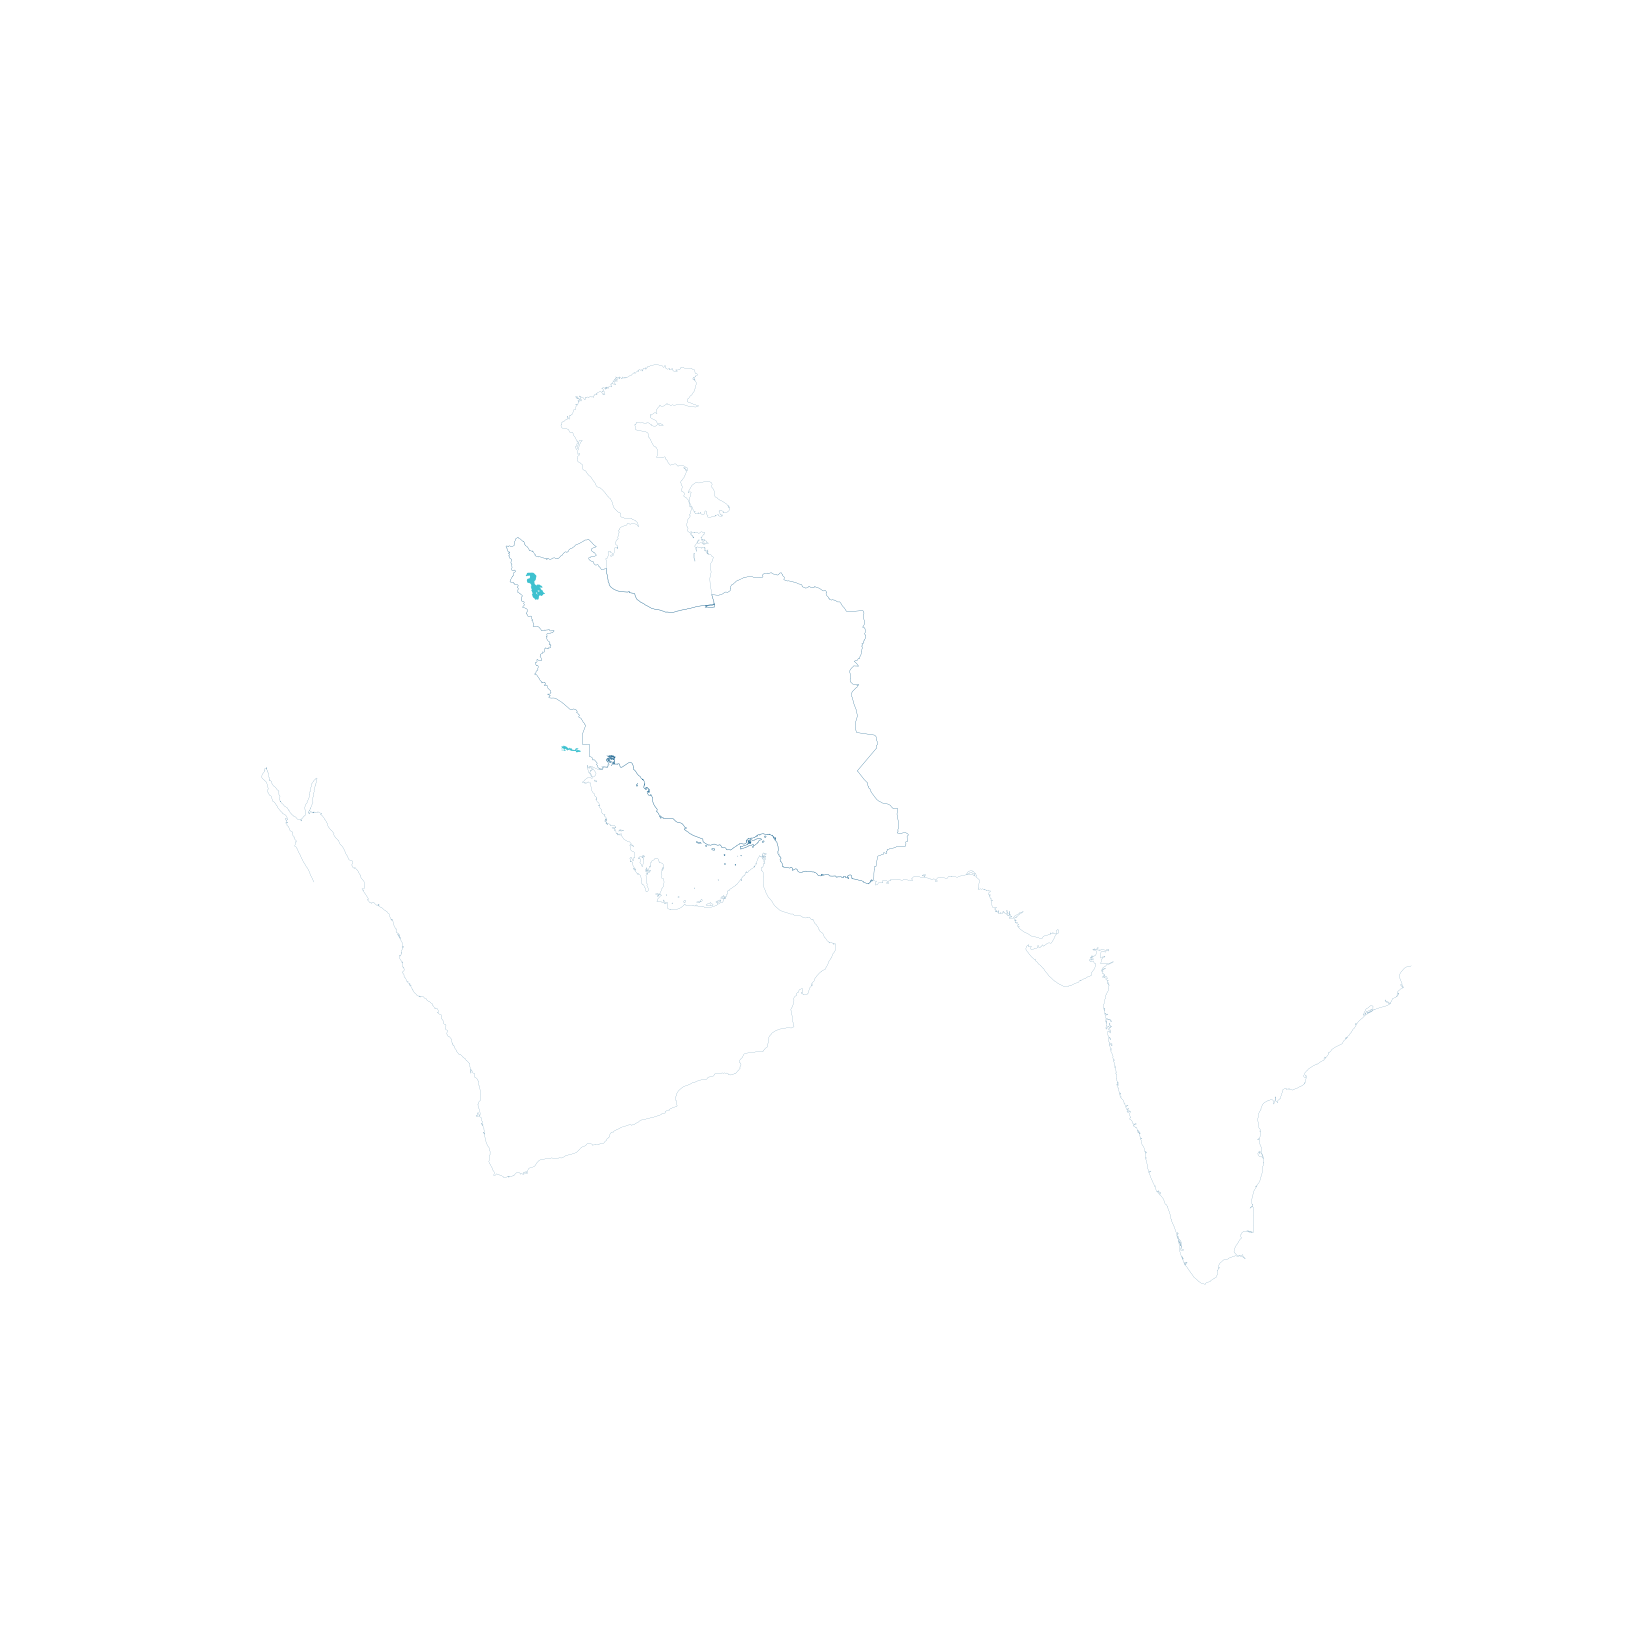

Generate this figure with Python:
import geopandas as gpd
import matplotlib.pyplot as plt

# Load the Level 0 shapefile for Iran
iran_shapefile = r'path_to_\gadm41_IRN_0.shp'
iran_gdf = gpd.read_file(iran_shapefile)

# Load additional shapefiles for water bodies
lakes_shapefile = r'path_to_\ne_10m_lakes.shp'
coastline_shapefile = r'path_to_\ne_10m_coastline.shp'

lakes_gdf = gpd.read_file(lakes_shapefile)
coastline_gdf = gpd.read_file(coastline_shapefile)

# Define a custom bounding box to include the Persian Gulf and the Gulf of Oman
custom_bbox = [44.0, 24.0, 63.0, 40.0]  # [min_lon, min_lat, max_lon, max_lat]

# Clip lakes and coastlines to the custom bounding box
lakes_clipped = lakes_gdf.cx[custom_bbox[0]:custom_bbox[2], custom_bbox[1]:custom_bbox[3]]
coastline_clipped = coastline_gdf.cx[custom_bbox[0]:custom_bbox[2], custom_bbox[1]:custom_bbox[3]]

# Create a plot
fig, ax = plt.subplots(figsize=(17, 17))
iran_gdf.boundary.plot(ax=ax, linewidth=0.2, color='#005282')  # Plot Iran borders

# Plot clipped lakes and coastlines
lakes_clipped.plot(ax=ax, color='#3EC1CF')  # Lakes and seas
coastline_clipped.plot(ax=ax, color='#005282', linewidth=0.1)  # Coastlines

# Remove axes for a cleaner look
ax.set_axis_off()

# Save the plot as an SVG file with transparency
plt.savefig('iran_map.svg', format='svg', transparent=True)

# Show the plot (optional)
plt.show()
